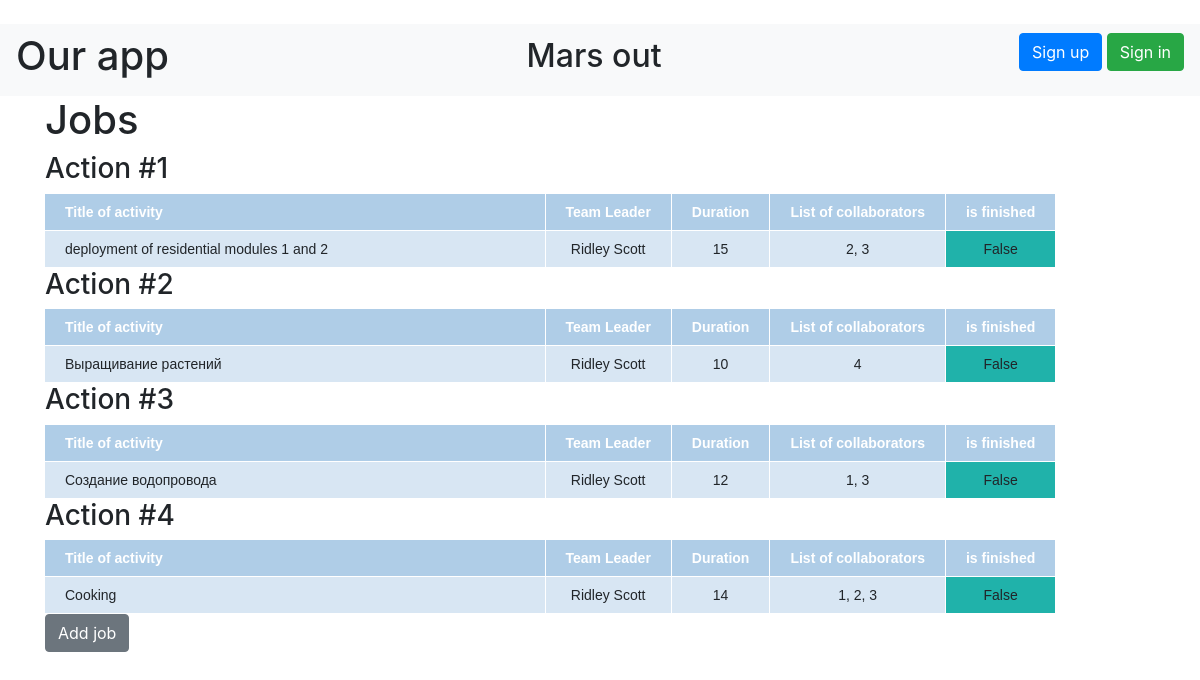
The page / on the database its author committed.
### data/users.py (models this page shows, shortened)
class Jobs(SqlAlchemyBase):
    __tablename__ = 'jobs'
    id = sqlalchemy.Column(sqlalchemy.Integer,
                           primary_key=True, autoincrement=True)
    team_leader = sqlalchemy.Column(sqlalchemy.Integer,
                                    sqlalchemy.ForeignKey("users.id"))
    job = sqlalchemy.Column(sqlalchemy.String, nullable=True)
    work_size = sqlalchemy.Column(sqlalchemy.Integer, nullable=True)
    collaborators = sqlalchemy.Column(sqlalchemy.String, nullable=True)
    start_date = sqlalchemy.Column(sqlalchemy.DateTime)
    end_date = sqlalchemy.Column(sqlalchemy.DateTime)
    is_finished = sqlalchemy.Column(sqlalchemy.Boolean, nullable=True)
    user = orm.relation('User')

class User(SqlAlchemyBase, UserMixin):
    __tablename__ = 'users'
    id = sqlalchemy.Column(sqlalchemy.Integer,
                           primary_key=True, autoincrement=True)
    surname = sqlalchemy.Column(sqlalchemy.String, nullable=True)
    name = sqlalchemy.Column(sqlalchemy.String, nullable=True)
    age = sqlalchemy.Column(sqlalchemy.Integer, nullable=True)
    position = sqlalchemy.Column(sqlalchemy.String, nullable=True)
    speciality = sqlalchemy.Column(sqlalchemy.String, nullable=True)
    address = sqlalchemy.Column(sqlalchemy.String, nullable=True)
    email = sqlalchemy.Column(sqlalchemy.String,
                              index=True, unique=True, nullable=True)
    hashed_password = sqlalchemy.Column(sqlalchemy.String, nullable=True)
    created_date = sqlalchemy.Column(sqlalchemy.DateTime,
                                     default=datetime.datetime.now)
    news = orm.relation("Jobs", back_populates='user')

### main.py (the view)
    @app.route("/")
    def index():
        session = db_session.create_session()
        jobs = []
        if current_user.is_authenticated:
            for job in session.query(Jobs).all():
                if current_user.id in list(map(int, job.collaborators.split(', '))):
                    jobs.append(job)
        else:
            jobs = session.query(Jobs).all()
        return render_template("index.html", news=jobs)

### data/db_session.py (called while the page is built)
def create_session() -> Session:
    global __factory
    return __factory()

### templates/index.html (shortened to what this page needs)
﻿{% extends "base.html" %}
{% block content %}
<h1>Jobs</h1>
{% for item in news %}
<h3>Action #{{ loop.index }}</h3>
<table>
<tr>
  <th width=500px>Title of activity</th>
  <th>Team Leader</th>
  <th>Duration</th>
  <th>List of collaborators</th>
  <th>is finished</th>
</tr>
<tr>
  <td>{{ item.job }}</td>
  <td>{{ item.user.name }} {{ item.user.surname }}</td>
  <td>{{ item.work_size }}</td>
  <td>{{ item.collaborators }}</td>
  <td>{{ item.is_finished }}</td>
</tr>
</table>
{% endfor %}
<a href="jobs" class="btn btn-secondary">Add job</a>
{% endblock %}

### templates/base.html (shortened to what this page needs)
<!doctype html>
<html lang="en">
<head>
    <link rel="stylesheet"
          href="https://stackpath.bootstrapcdn.com/bootstrap/4.4.1/css/bootstrap.min.css"
>
</head>
<body>
<header>
    <nav class="navbar navbar-light bg-light">
        <h1>Our app</h1>
	{% if current_user.is_authenticated %}
        <a class="navbar-brand" href="/logout">{{ current_user.name }}</a>
        {% else %}
	<h2>Mars out</h2>
        <p>
        <a class="btn btn-primary " href="/register">Sign up</a>
        <a class="btn btn-success" href="/login">Sign in</a>
    	</p>
{% endif %}
    </nav>
</header>
<main role="main" class="container">
    {% block content %}{% endblock %}
</main>
</body>
</html>

### templates/index.html (style rules this page uses)
table { font-family: "Lucida Sans Unicode", "Lucida Grande", Sans-Serif; font-size: 14px; border-collapse: collapse; text-align: center; }
th { background: #AFCDE7; color: white; padding: 10px 20px; }
td:last-child { background: #20B2AA }
th, td { border-style: solid; border-width: 0 1px 1px 0; border-color: white; }
td { background: #D8E6F3; padding: 10px 20px; }
th:first-child, td:first-child { text-align: left; }

### rows shown on the page
Jobs: job "deployment of residential modules 1 and 2", user.name "Ridley", user.surname "Scott", work_size "15", collaborators "2, 3", is_finished "False"
Jobs: job "Выращивание растений", user.name "Ridley", user.surname "Scott", work_size "10", collaborators "4", is_finished "False"
Jobs: job "Создание водопровода", user.name "Ridley", user.surname "Scott", work_size "12", collaborators "1, 3", is_finished "False"
Jobs: job "Cooking", user.name "Ridley", user.surname "Scott", work_size "14", collaborators "1, 2, 3", is_finished "False"
